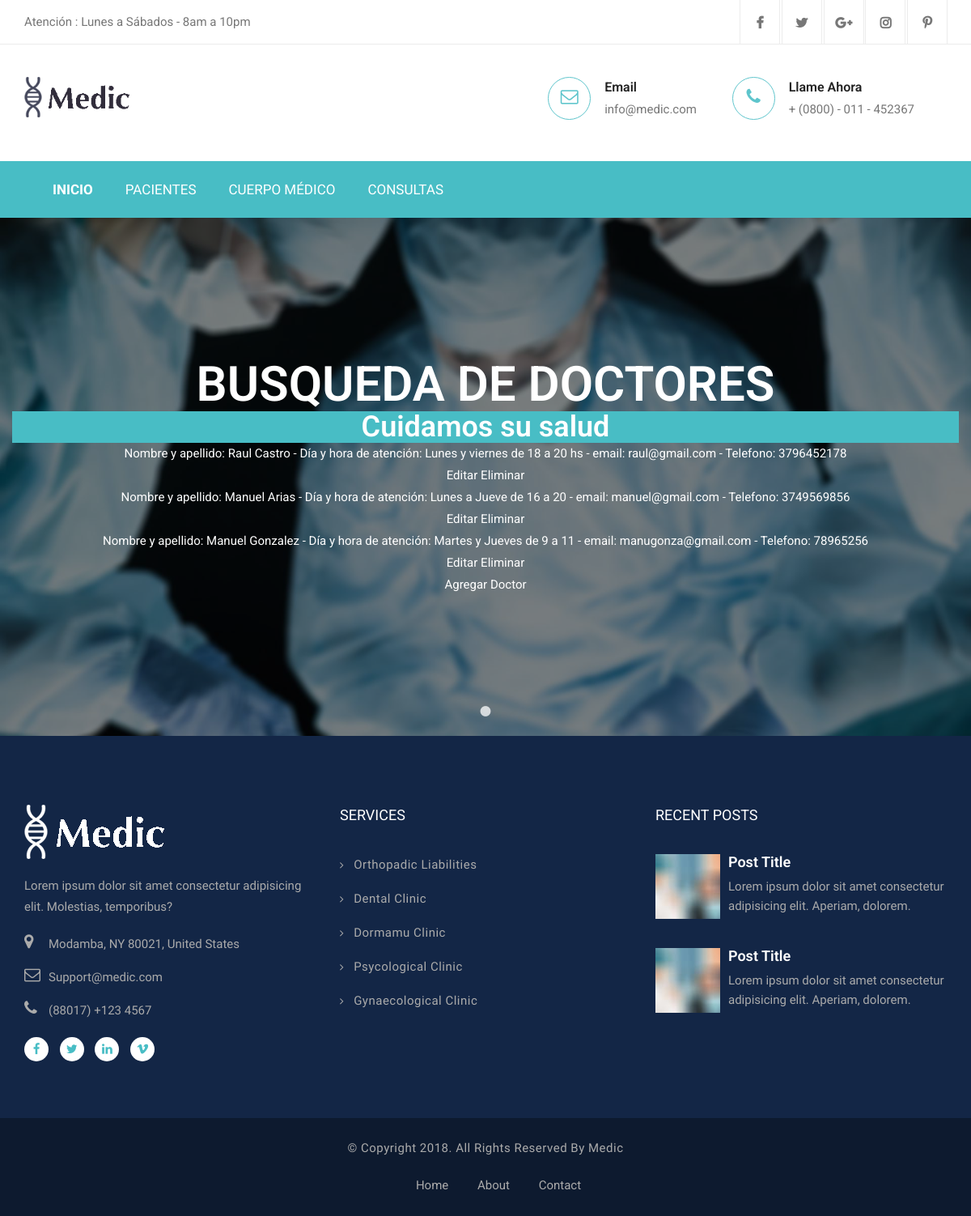
/AppGestionClinica/leerDoctores, run on an earlier commit of the app's database.
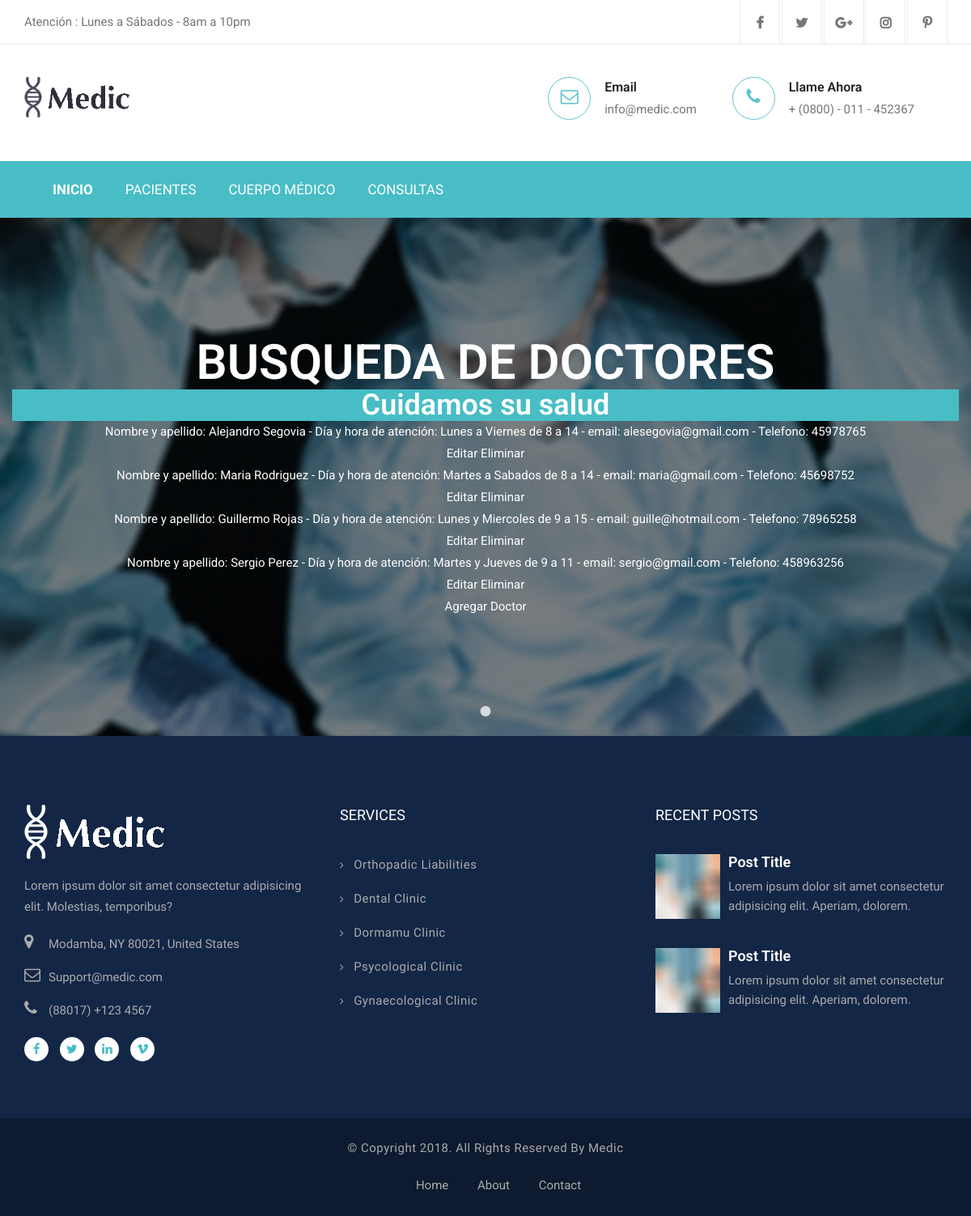
And on a later commit of the database.
### AppGestionClinica/models.py (models this page shows)
class Doctores(models.Model):
    nombre = models.CharField(max_length=30)
    apellido = models.CharField(max_length=30)
    dia_hora_atencion = models.CharField(max_length=40)
    email = models.EmailField()
    telefono = models.IntegerField()
    def __str__(self):
        return f"Nombre y apellido: {self.nombre} {self.apellido} - Día y hora de atención: {self.dia_hora_atencion} - email: {self.email} - Telefono: {self.telefono}"

### AppGestionClinica/views.py (the view)
# urls.py: path('leerDoctores', views.leerDoctores),
def leerDoctores(request):
    doctores = Doctores.objects.all()
    contexto = {"doctores": doctores}
    return render(request, "AppGestionClinica/leerDoctores.html", contexto)

### AppGestionClinica/templates/AppGestionClinica/leerDoctores.html
{% extends "AppGestionClinica/padre.html" %}
{% load static %}
{% block contenido_1 %}
    <h2 class="text-white text-bold mb-2">BUSQUEDA DE DOCTORES</h2>
    <h1 style="color: white; background-color: #48bdc5;" >Cuidamos su salud</h1>
    {% for doctor in doctores %}
        <li style="color: white;">{{doctor}}</li>
        <a href="{% url 'EditarDoctor' doctor.nombre %}" style="color: white;">Editar</a>
        <a href="{% url 'EliminarDoctor' doctor.nombre %}" style="color: white;">Eliminar</a>
    {% endfor %}
    <br>
    <a href="{% url 'Doctores' %}" style="color: white;">Agregar Doctor</a>
{% endblock %}

### AppGestionClinica/templates/AppGestionClinica/padre.html (shortened to what this page needs)
<!DOCTYPE html>
<html>
<head>
  {% load static%}
  <link rel="stylesheet" href="{% static 'AppGestionClinica/plugins/slick/slick.css' %}">
  <link rel="stylesheet" href="{% static 'AppGestionClinica/plugins/slick/slick-theme.css' %}">
  <link rel="stylesheet" href="{% static 'AppGestionClinica/plugins/fancybox/jquery.fancybox.min.css' %}">
  <link href="{% static 'AppGestionClinica/css/style.css' %}" rel="stylesheet">
</head>
<body>
  <div class="page-wrapper">
<div class="header-top">
      <div class="container clearfix">
            <div class="top-left">
                  <h6>Atención : Lunes a Sábados - 8am a 10pm</h6>
            </div>
            <div class="top-right">
                  <ul class="social-links">
                        <li>
                              <a href="#">
                                    <i class="fa fa-facebook" aria-hidden="true"></i>
                              </a>
                        </li>
                        <li>
                              <a href="#">
                                    <i class="fa fa-twitter" aria-hidden="true"></i>
                              </a>
                        </li>
                        <li>
                              <a href="#">
                                    <i class="fa fa-google-plus" aria-hidden="true"></i>
                              </a>
                        </li>
                        <li>
                              <a href="#">
                                    <i class="fa fa-instagram" aria-hidden="true"></i>
                              </a>
                        </li>
                        <li>
                              <a href="#">
                                    <i class="fa fa-pinterest-p" aria-hidden="true"></i>
                              </a>
                        </li>
                  </ul>
            </div>
      </div>
</div>
<section class="header-uper">
      <div class="container clearfix">
            <div class="logo">
                  <figure>
                        <a href="index.html">
                              <img src="{% static 'AppGestionClinica/images/logo.png' %}" alt="" width="130">
                        </a>
                  </figure>
            </div>
            <div class="right-side">
                  <ul class="contact-info">
                        <li class="item">
                              <div class="icon-box">
                                    <i class="fa fa-envelope-o"></i>
                              </div>
                              <strong>Email</strong>
                              <br>
                              <a href="#">
                                    <span>info@medic.com</span>
                              </a>
                        </li>
                        <li class="item">
                              <div class="icon-box">
                                    <i class="fa fa-phone"></i>
                              </div>
                              <strong>Llame Ahora</strong>
                              <br>
                              <span>+ (0800) - 011 - 452367</span>
                        </li>
                  </ul>
            </div>
      </div>
</section>
<nav class="navbar navbar-default">
      <div class="container">
            <div class="collapse navbar-collapse" id="bs-example-navbar-collapse-1">
                  <ul class="nav navbar-nav">
                        <li class="active">
                              <a href="{% url 'Inicio' %}">Inicio</a>
                        </li>
                        <li>
                              <a href="{% url 'Pacientes' %}">Pacientes</a>
                        </li>
                        <li>
                              <a href="{% url 'Doctores' %}">Cuerpo Médico</a>
                        </li>
                        <li>
                              <a href="{% url 'Consultas' %}">Consultas</a>
                        </li>
                  </ul>
            </div>
      </div>
</nav>
<div class="hero-slider">
    <div class="slider-item slide1" style="background-image:url(/static/AppGestionClinica/images/slider/slider-bg-1.jpg)">
        <div class="container">
            <div class="row">
                <div class="col-12">
                    <div class="content style text-center">
                        {% block contenido_1 %}{% endblock %}
                    </div>
                </div>
            </div>
        </div>
    </div>
</div>
<footer class="footer-main">
  <div class="footer-top">
    <div class="container">
      <div class="row">
        <div class="col-md-4 col-sm-6 col-xs-12">
          <div class="about-widget">
            <div class="footer-logo">
              <figure>
                <a href="index.html">
                  <img src="{% static 'AppGestionClinica/images/logo-2.png' %}" alt="">
                </a>
              </figure>
            </div>
            <p>Lorem ipsum dolor sit amet consectetur adipisicing elit. Molestias, temporibus?</p>
            <ul class="location-link">
              <li class="item">
                <i class="fa fa-map-marker"></i>
                <p>Modamba, NY 80021, United States</p>
              </li>
              <li class="item">
                <i class="fa fa-envelope-o" aria-hidden="true"></i>
                <a href="#">
                  <p>Support@medic.com</p>
                </a>
              </li>
              <li class="item">
                <i class="fa fa-phone" aria-hidden="true"></i>
                <p>(88017) +123 4567</p>
              </li>
            </ul>
            <ul class="list-inline social-icons">
              <li><a href="#"><i class="fa fa-facebook"></i></a></li>
              <li><a href="#"><i class="fa fa-twitter"></i></a></li>
              <li><a href="#"><i class="fa fa-linkedin"></i></a></li>
              <li><a href="#"><i class="fa fa-vimeo"></i></a></li>
            </ul>
          </div>
        </div>
        <div class="col-md-4 col-sm-6 col-xs-12">
          <h6>Services</h6>
          <ul class="menu-link">
            <li>
              <a href="#">
                <i class="fa fa-angle-right" aria-hidden="true"></i>Orthopadic Liabilities</a>
            </li>
            <li>
              <a href="#">
                <i class="fa fa-angle-right" aria-hidden="true"></i>Dental Clinic</a>
            </li>
            <li>
              <a href="#">
                <i class="fa fa-angle-right" aria-hidden="true"></i>Dormamu Clinic</a>
            </li>
            <li>
              <a href="#">
                <i class="fa fa-angle-right" aria-hidden="true"></i>Psycological Clinic</a>
            </li>
            <li>
              <a href="#">
                <i class="fa fa-angle-right" aria-hidden="true"></i>Gynaecological Clinic</a>
            </li>
          </ul>
        </div>
        <div class="col-md-4 col-sm-6 col-xs-12">
          <div class="social-links">
            <h6>Recent Posts</h6>
            <ul>
              <li class="item">
                <div class="media">
                  <div class="media-left">
                    <a href="#">
                      <img class="media-object" src="{% static 'AppGestionClinica/images/blog/post-thumb-small.jpg' %}" alt="post-thumb">
                    </a>
                  </div>
                  <div class="media-body">
                    <h4 class="media-heading"><a href="#">Post Title</a></h4>
                    <p>Lorem ipsum dolor sit amet consectetur adipisicing elit. Aperiam, dolorem.</p>
                  </div>
                </div>
              </li>
              <li class="item">
                <div class="media">
                  <div class="media-left">
                    <a href="#">
                      <img class="media-object" src="{% static 'AppGestionClinica/images/blog/post-thumb-small.jpg' %}" alt="post-thumb">
                    </a>
                  </div>
                  <div class="media-body">
                    <h4 class="media-heading">
                      <a href="#">Post Title</a>
                    </h4>
                    <p>Lorem ipsum dolor sit amet consectetur adipisicing elit. Aperiam, dolorem.</p>
                  </div>
                </div>
              </li>
            </ul>
          </div>
        </div>
      </div>
    </div>
  </div>
  <div class="footer-bottom">
    <div class="container clearfix">
      <div class="copyright-text">
        <p>&copy; Copyright 2018. All Rights Reserved by
          <a href="index.html">Medic</a>
        </p>
      </div>
      <ul class="footer-bottom-link">
        <li>
          <a href="index.html">Home</a>
        </li>
        <li>
          <a href="about.html">About</a>
        </li>
        <li>
          <a href="contact.html">Contact</a>
        </li>
      </ul>
    </div>
  </div>
</footer>
</div>
</body>
</html>

What changed in the data, as far as the page shows it:
removed Doctores: nombre+apellido+dia_hora_atencion "Nombre y apellido: Raul Castro - Día y hora de atención: Lunes y viernes de 18 a 20 hs - email: raul@gmail.com - Telefono: 3796452178"
removed Doctores: nombre+apellido+dia_hora_atencion "Nombre y apellido: Manuel Arias - Día y hora de atención: Lunes a Jueve de 16 a 20 - email: manuel@gmail.com - Telefono: 3749569856"
removed Doctores: nombre+apellido+dia_hora_atencion "Nombre y apellido: Manuel Gonzalez - Día y hora de atención: Martes y Jueves de 9 a 11 - email: manugonza@gmail.com - Telefono: 78965256"
added Doctores: nombre+apellido+dia_hora_atencion "Nombre y apellido: Alejandro Segovia - Día y hora de atención: Lunes a Viernes de 8 a 14 - email: alesegovia@gmail.com - Telefono: 45978765"
added Doctores: nombre+apellido+dia_hora_atencion "Nombre y apellido: Maria Rodriguez - Día y hora de atención: Martes a Sabados de 8 a 14 - email: maria@gmail.com - Telefono: 45698752"
added Doctores: nombre+apellido+dia_hora_atencion "Nombre y apellido: Guillermo Rojas - Día y hora de atención: Lunes y Miercoles de 9 a 15 - email: guille@hotmail.com - Telefono: 78965258"
added Doctores: nombre+apellido+dia_hora_atencion "Nombre y apellido: Sergio Perez - Día y hora de atención: Martes y Jueves de 9 a 11 - email: sergio@gmail.com - Telefono: 458963256"
